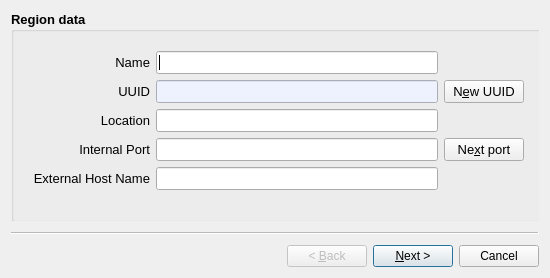
<?xml version="1.0" encoding="UTF-8"?>
<ui version="4.0">
 <class>RegionWizard</class>
 <widget class="QWizard" name="RegionWizard">
  <property name="geometry">
   <rect>
    <x>0</x>
    <y>0</y>
    <width>550</width>
    <height>278</height>
   </rect>
  </property>
  <property name="minimumSize">
   <size>
    <width>550</width>
    <height>277</height>
   </size>
  </property>
  <property name="maximumSize">
   <size>
    <width>550</width>
    <height>279</height>
   </size>
  </property>
  <property name="windowTitle">
   <string>Region Wizard</string>
  </property>
  <property name="wizardStyle">
   <enum>QWizard::ClassicStyle</enum>
  </property>
  <widget class="QWizardPage" name="page1_Region">
   <widget class="QGroupBox" name="groupBox">
    <property name="geometry">
     <rect>
      <x>0</x>
      <y>0</y>
      <width>531</width>
      <height>211</height>
     </rect>
    </property>
    <property name="font">
     <font>
      <pointsize>10</pointsize>
      <weight>75</weight>
      <bold>true</bold>
     </font>
    </property>
    <property name="title">
     <string>Region data</string>
    </property>
    <widget class="QWidget" name="">
     <property name="geometry">
      <rect>
       <x>22</x>
       <y>40</y>
       <width>491</width>
       <height>140</height>
      </rect>
     </property>
     <layout class="QGridLayout" name="formLayoutRegionData">
      <item row="0" column="0">
       <widget class="QLabel" name="label_19">
        <property name="font">
         <font>
          <weight>50</weight>
          <bold>false</bold>
          <kerning>true</kerning>
         </font>
        </property>
        <property name="text">
         <string>Name</string>
        </property>
        <property name="alignment">
         <set>Qt::AlignRight|Qt::AlignTrailing|Qt::AlignVCenter</set>
        </property>
       </widget>
      </item>
      <item row="0" column="1">
       <widget class="QLineEdit" name="regionName">
        <property name="font">
         <font>
          <weight>50</weight>
          <bold>false</bold>
         </font>
        </property>
        <property name="accessibleName">
         <string>region_name</string>
        </property>
       </widget>
      </item>
      <item row="0" column="2">
       <widget class="QWidget" name="widget_2" native="true"/>
      </item>
      <item row="1" column="0">
       <widget class="QLabel" name="label_22">
        <property name="font">
         <font>
          <weight>50</weight>
          <bold>false</bold>
          <kerning>true</kerning>
         </font>
        </property>
        <property name="text">
         <string>UUID</string>
        </property>
        <property name="alignment">
         <set>Qt::AlignRight|Qt::AlignTrailing|Qt::AlignVCenter</set>
        </property>
       </widget>
      </item>
      <item row="1" column="1">
       <widget class="QLineEdit" name="lineEdit_12">
        <property name="enabled">
         <bool>true</bool>
        </property>
        <property name="font">
         <font>
          <weight>50</weight>
          <bold>false</bold>
         </font>
        </property>
        <property name="accessibleName">
         <string>RegionUUID</string>
        </property>
        <property name="styleSheet">
         <string notr="true">background-color: rgb(238, 242, 255);</string>
        </property>
        <property name="readOnly">
         <bool>true</bool>
        </property>
       </widget>
      </item>
      <item row="1" column="2">
       <widget class="QPushButton" name="btnNewUUID">
        <property name="font">
         <font>
          <weight>50</weight>
          <bold>false</bold>
         </font>
        </property>
        <property name="text">
         <string>N&amp;ew UUID</string>
        </property>
       </widget>
      </item>
      <item row="2" column="0">
       <widget class="QLabel" name="label_23">
        <property name="font">
         <font>
          <weight>50</weight>
          <bold>false</bold>
          <kerning>true</kerning>
         </font>
        </property>
        <property name="text">
         <string>Location</string>
        </property>
        <property name="alignment">
         <set>Qt::AlignRight|Qt::AlignTrailing|Qt::AlignVCenter</set>
        </property>
       </widget>
      </item>
      <item row="2" column="1">
       <widget class="QLineEdit" name="lineEdit_13">
        <property name="font">
         <font>
          <weight>50</weight>
          <bold>false</bold>
         </font>
        </property>
        <property name="accessibleName">
         <string>Location</string>
        </property>
       </widget>
      </item>
      <item row="2" column="2">
       <widget class="QWidget" name="widget_3" native="true"/>
      </item>
      <item row="3" column="0">
       <widget class="QLabel" name="label_24">
        <property name="font">
         <font>
          <weight>50</weight>
          <bold>false</bold>
          <kerning>true</kerning>
         </font>
        </property>
        <property name="text">
         <string>Internal Port</string>
        </property>
        <property name="alignment">
         <set>Qt::AlignRight|Qt::AlignTrailing|Qt::AlignVCenter</set>
        </property>
       </widget>
      </item>
      <item row="3" column="1">
       <widget class="QLineEdit" name="lineEdit_4">
        <property name="font">
         <font>
          <weight>50</weight>
          <bold>false</bold>
         </font>
        </property>
        <property name="accessibleName">
         <string>InternalPort</string>
        </property>
        <property name="inputMask">
         <string>000000; </string>
        </property>
       </widget>
      </item>
      <item row="3" column="2">
       <widget class="QPushButton" name="btnNextPort">
        <property name="font">
         <font>
          <weight>50</weight>
          <bold>false</bold>
         </font>
        </property>
        <property name="text">
         <string>Ne&amp;xt port</string>
        </property>
       </widget>
      </item>
      <item row="4" column="0">
       <widget class="QLabel" name="externalHostNameLabel">
        <property name="font">
         <font>
          <weight>50</weight>
          <bold>false</bold>
          <kerning>true</kerning>
         </font>
        </property>
        <property name="text">
         <string>External Host Name</string>
        </property>
        <property name="alignment">
         <set>Qt::AlignRight|Qt::AlignTrailing|Qt::AlignVCenter</set>
        </property>
       </widget>
      </item>
      <item row="4" column="1">
       <widget class="QLineEdit" name="lineEditExternalHostName">
        <property name="font">
         <font>
          <weight>50</weight>
          <bold>false</bold>
         </font>
        </property>
        <property name="accessibleName">
         <string>ExternalHostName</string>
        </property>
       </widget>
      </item>
      <item row="4" column="2">
       <widget class="QWidget" name="widget" native="true"/>
      </item>
     </layout>
    </widget>
   </widget>
  </widget>
  <widget class="QWizardPage" name="page2_master">
   <widget class="QGroupBox" name="groupBox_2">
    <property name="geometry">
     <rect>
      <x>0</x>
      <y>0</y>
      <width>481</width>
      <height>211</height>
     </rect>
    </property>
    <property name="font">
     <font>
      <pointsize>10</pointsize>
      <weight>75</weight>
      <bold>true</bold>
     </font>
    </property>
    <property name="title">
     <string>Master avatar</string>
    </property>
    <widget class="QWidget" name="layoutWidget">
     <property name="geometry">
      <rect>
       <x>20</x>
       <y>40</y>
       <width>441</width>
       <height>80</height>
      </rect>
     </property>
     <layout class="QFormLayout" name="formLayoutAvatarData">
      <item row="0" column="0">
       <widget class="QLabel" name="label_21">
        <property name="font">
         <font>
          <weight>50</weight>
          <bold>false</bold>
         </font>
        </property>
        <property name="text">
         <string>First Name</string>
        </property>
        <property name="alignment">
         <set>Qt::AlignRight|Qt::AlignTrailing|Qt::AlignVCenter</set>
        </property>
       </widget>
      </item>
      <item row="0" column="1">
       <widget class="QLineEdit" name="lineEdit_5">
        <property name="font">
         <font>
          <weight>50</weight>
          <bold>false</bold>
         </font>
        </property>
        <property name="accessibleName">
         <string>MasterAvatarFirstName</string>
        </property>
       </widget>
      </item>
      <item row="1" column="0">
       <widget class="QLabel" name="label_25">
        <property name="font">
         <font>
          <weight>50</weight>
          <bold>false</bold>
         </font>
        </property>
        <property name="text">
         <string>Last Name</string>
        </property>
        <property name="alignment">
         <set>Qt::AlignRight|Qt::AlignTrailing|Qt::AlignVCenter</set>
        </property>
       </widget>
      </item>
      <item row="1" column="1">
       <widget class="QLineEdit" name="lineEdit_10">
        <property name="font">
         <font>
          <weight>50</weight>
          <bold>false</bold>
         </font>
        </property>
        <property name="accessibleName">
         <string>MasterAvatarLastName</string>
        </property>
       </widget>
      </item>
      <item row="2" column="0">
       <widget class="QLabel" name="label_26">
        <property name="font">
         <font>
          <weight>50</weight>
          <bold>false</bold>
         </font>
        </property>
        <property name="text">
         <string>Password</string>
        </property>
        <property name="alignment">
         <set>Qt::AlignRight|Qt::AlignTrailing|Qt::AlignVCenter</set>
        </property>
       </widget>
      </item>
      <item row="2" column="1">
       <widget class="QLineEdit" name="lineEdit_11">
        <property name="font">
         <font>
          <weight>50</weight>
          <bold>false</bold>
         </font>
        </property>
        <property name="accessibleName">
         <string>MasterAvatarSandboxPassword</string>
        </property>
        <property name="echoMode">
         <enum>QLineEdit::PasswordEchoOnEdit</enum>
        </property>
       </widget>
      </item>
     </layout>
    </widget>
   </widget>
  </widget>
 </widget>
 <resources/>
 <connections/>
</ui>
